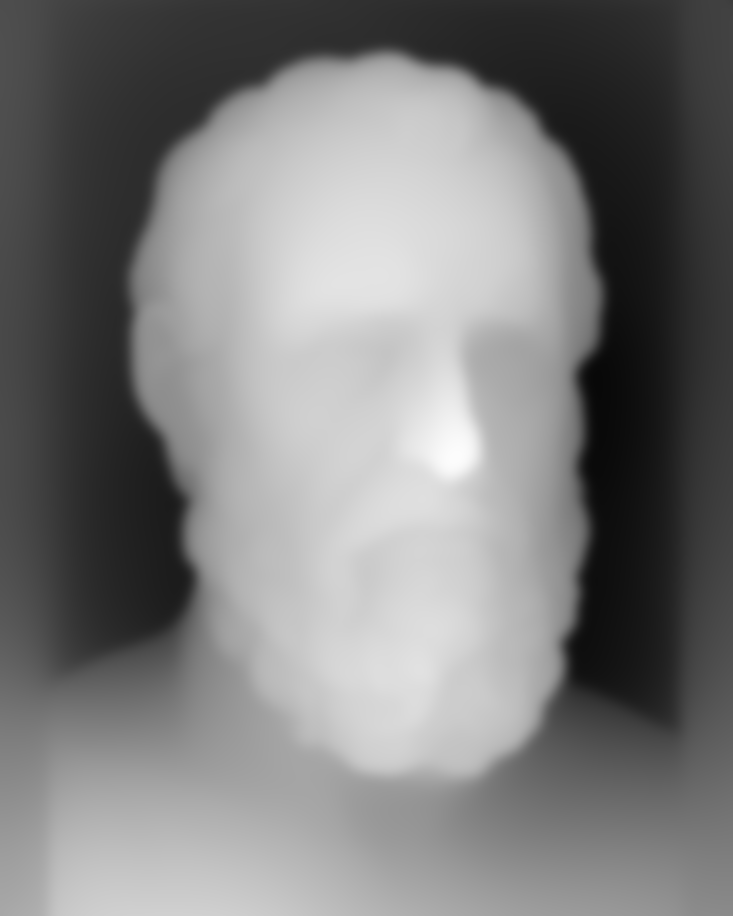
#> input picture example/depth.png, 733 x 916 px
$ python measure.py ../../example/depth.png
#> lines starting #> are read from the running program, lines starting #| are printed output that depends on the picture
#!/usr/bin/env python3
"""Print the numbers that describe a plate. None of them are pass/fail on their own.

Depth relief, over fixed bands so plates are comparable with each other. Known
readings, measured 2026-08-06:

    philosopher (shipped)   eye/brow 0.071   nose 0.047
    nietzsche   (accepted)  eye/brow 0.038   nose 0.069

Aggregate depth numbers mislead. A candidate once scored the highest depth
variance of three while having the flattest face, because a rendering artifact
inflated the figure. Flat eye sockets are in fact mildly helpful: the eye region
then translates rigidly with the face instead of shearing inside the exact zone
where the pupil warp operates. What sells the head-turn is nose and cheek relief,
and clean silhouette separation from the black. LOOK AT THE MAP.

Sharpness is printed and gates nothing. The spec proposed a Laplacian threshold
to catch a downscaled preview; measured across the four masters plus the shipped
plate, no formulation separates the known-downscaled files from the known-good
ones, because an engraving is high-frequency hatching everywhere. Compare two
saves of the SAME render with it and it is informative; compare two different
plates and it is noise.

    python3 tools/plate/measure.py public/plates/nietzsche/albedo.jpg
"""

import sys
from pathlib import Path

import numpy as np
from PIL import Image
from scipy import ndimage as ndi

# Fixed bands, as fractions of (height, width). Comparability beats precision.
EYE_BAND = (0.30, 0.42, 0.28, 0.75)
NOSE_BAND = (0.40, 0.56, 0.38, 0.62)
MIN_WIDTH = 824


def band(a: np.ndarray, b: tuple[float, float, float, float]) -> np.ndarray:
    h, w = a.shape
    return a[int(h * b[0]) : int(h * b[1]), int(w * b[2]) : int(w * b[3])]


def main(albedo: str) -> int:
#> called with albedo = '../../example/depth.png'
    src = Path(albedo)
    im = Image.open(src).convert("L")
#> im is the input picture: PIL image 733x916 L; min 8, max 252, mean 125.4
    a = np.asarray(im, dtype=np.float64) / 255.0
    w, h = im.size
#> w = 733; h = 916
    ok = True

    # 4:5 within a pixel. The philosopher's albedo is 733x916, one pixel off
    # exact, and it is deliberately never re-encoded: it is copied byte for byte
    # from the live site so the extraction regression stays meaningful. Anything
    # derive.py produces is exact.
    off = abs(w * 5 - h * 4) / (h * 4)
#> off = 0.000273
    print(f"  aspect 4:5:         {w}:{h}  off by {off * 100:.3f}%")
#|   aspect 4:5:         733:916  off by 0.027%
    if off > 0.005:
        ok = False
    print(f"  width floor {MIN_WIDTH}:   {'pass' if w >= MIN_WIDTH else 'REJECT'}")
#|   width floor 824:   REJECT
    if w < MIN_WIDTH:
        ok = False

    # Background: the prompt demands pure black, completely empty. The shader
    # multiplies the print down to 16 percent away from the light, and anything
    # that is not black behind the figure becomes a grey haze in the dark.
    edge = np.concatenate([a[:, :8].ravel(), a[:, -8:].ravel(), a[:8, :].ravel()])
    print(f"  border mean:        {edge.mean():.4f}   (want under 0.02)")
#|   border mean:        0.2967   (want under 0.02)
    print(f"  border max:         {edge.max():.4f}   (want under 0.10)")
#|   border max:         0.6627   (want under 0.10)
    if edge.mean() > 0.02:
        ok = False

    # Tonal range. A pale flat face becomes a pale flat slab inside the shader.
    lo, hi = np.percentile(a, [1, 99])
#> lo = 0.0549; hi = 0.886
    print(f"  tonal range p1-p99: {lo:.3f} to {hi:.3f}   (want hi above 0.85)")
#|   tonal range p1-p99: 0.055 to 0.886   (want hi above 0.85)
    if hi < 0.85:
        ok = False

    k = np.array([[0, 1, 0], [1, -4, 1], [0, 1, 0]], dtype=np.float64)
    print(f"  laplacian std:      {ndi.convolve(a, k, mode='reflect').std():.4f}   "
          f"(informational only, see the docstring)")
#|   laplacian std:      0.0043   (informational only, see the docstring)

    depth = src.with_name("depth.png")
    if depth.exists():
        d = np.asarray(Image.open(depth).convert("L"), dtype=np.float64) / 255.0
        print(f"  depth {depth.name}: {d.shape[1]}x{d.shape[0]}  "
              f"matches albedo: {(d.shape[1], d.shape[0]) == (w, h)}")
#|   depth depth.png: 733x916  matches albedo: True
        if (d.shape[1], d.shape[0]) != (w, h):
            ok = False
        print(f"  eye/brow band std:  {band(d, EYE_BAND).std():.3f}   "
              f"(philosopher 0.071, nietzsche 0.038)")
#> in band, `return a[int(h * b[0]) : int(h * b[1]), int(w * b[2]) : int(w * b[3])]`:
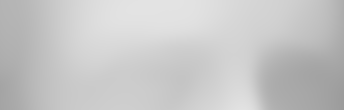
#> returned value: shape (110, 344) float64; min 0.608, max 0.89, mean 0.781
#|   eye/brow band std:  0.070   (philosopher 0.071, nietzsche 0.038)
        print(f"  nose band std:      {band(d, NOSE_BAND).std():.3f}   "
              f"(philosopher 0.047, nietzsche 0.069)")
#> call 2 of band, with b = (0.4, 0.56, 0.38, 0.62)
#> in band (call 2), `return a[int(h * b[0]) : int(h * b[1]), int(w * b[2]) : int(w * b[3])]`:
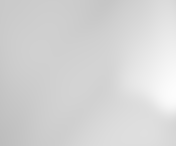
#> returned value: shape (146, 176) float64; min 0.741, max 0.988, mean 0.834
#|   nose band std:      0.046   (philosopher 0.047, nietzsche 0.069)
    else:
        print(f"  no {depth.name} yet")

    print("  => automatic checks pass" if ok else "  => automatic checks FAIL")
    print("  The gates that matter are still the eyes. Run tools/plate/eyes.py and look.")
    return 0 if ok else 1


if __name__ == "__main__":
    if len(sys.argv) != 2:
        sys.exit(__doc__)
#> (the run stopped early here; a loop or call above may not have finished)
